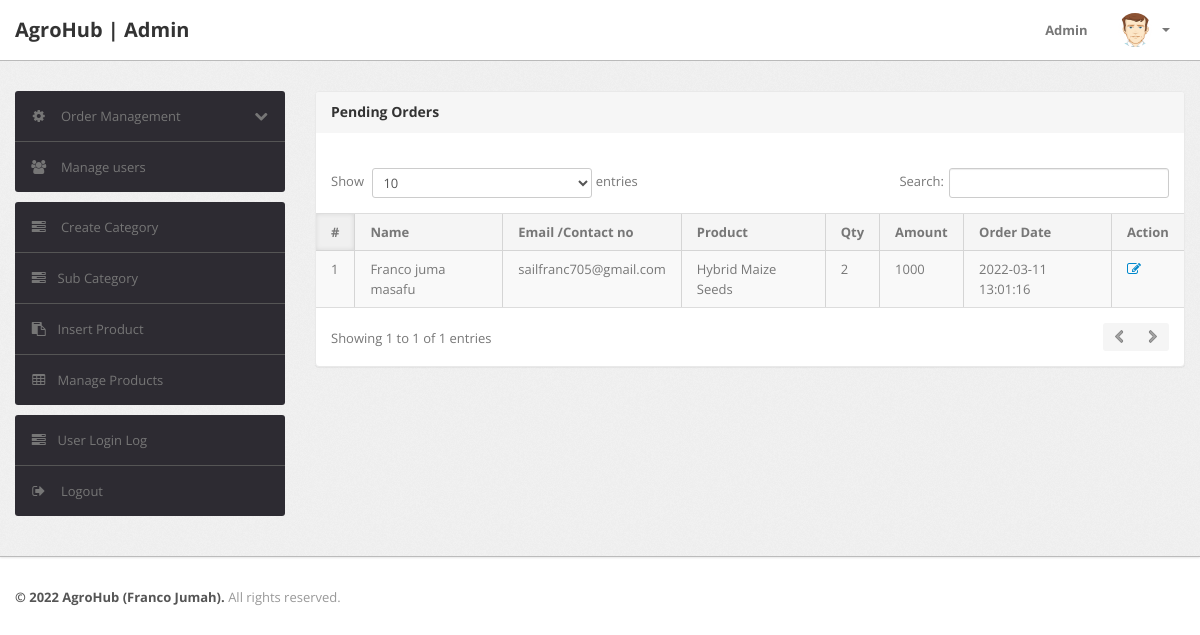
The app's page /admin/pending-orders.php (signed in), older data.
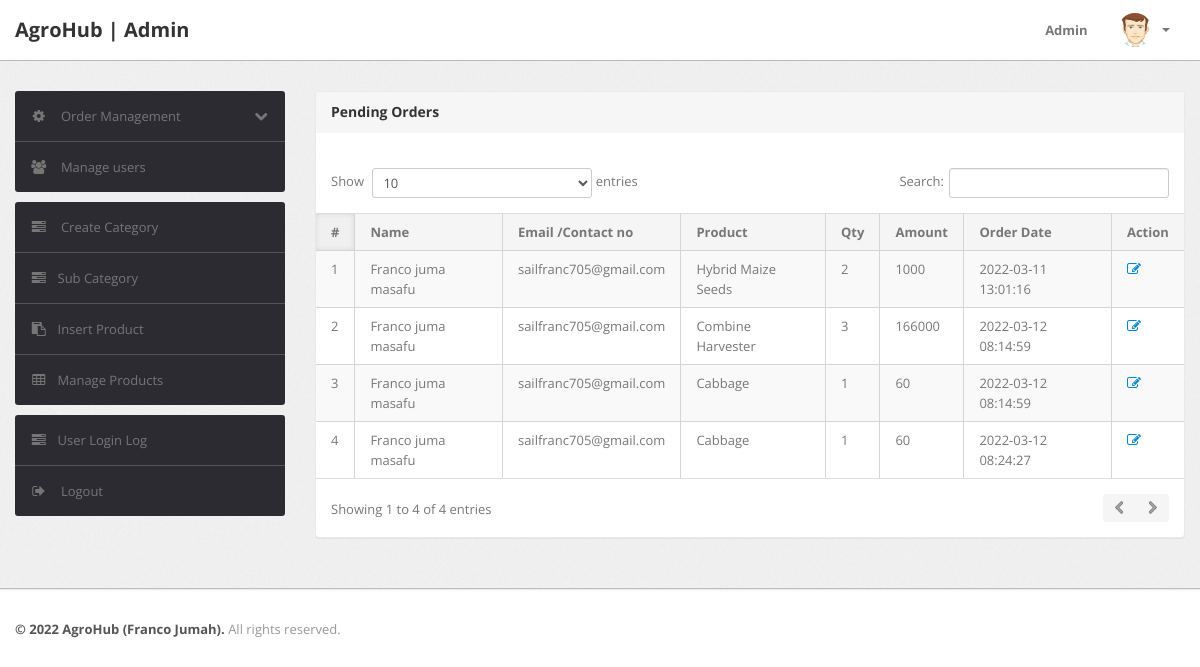
The same page, newer data.
### tables this page shows
CREATE TABLE `orders` (
  `id` int(11) NOT NULL,
  `userId` int(11) DEFAULT NULL,
  `productId` varchar(255) DEFAULT NULL,
  `quantity` int(11) DEFAULT NULL,
  `orderDate` timestamp NOT NULL DEFAULT current_timestamp(),
  `paymentMethod` varchar(50) DEFAULT NULL,
  `orderStatus` varchar(55) DEFAULT NULL
);

CREATE TABLE `users` (
  `id` int(11) NOT NULL,
  `name` varchar(255) DEFAULT NULL,
  `email` varchar(255) DEFAULT NULL,
  `contactno` bigint(11) DEFAULT NULL,
  `password` varchar(255) DEFAULT NULL,
  `shippingAddress` longtext DEFAULT NULL,
  `shippingState` varchar(255) DEFAULT NULL,
  `shippingCity` varchar(255) DEFAULT NULL,
  `shippingPincode` int(11) DEFAULT NULL,
  `billingAddress` longtext DEFAULT NULL,
  `billingState` varchar(255) DEFAULT NULL,
  `billingCity` varchar(255) DEFAULT NULL,
  `billingPincode` int(11) DEFAULT NULL,
  `regDate` timestamp NOT NULL DEFAULT current_timestamp(),
  `updationDate` varchar(255) DEFAULT NULL
);

CREATE TABLE `products` (
  `id` int(11) NOT NULL,
  `category` int(11) NOT NULL,
  `subCategory` int(11) DEFAULT NULL,
  `productName` varchar(255) DEFAULT NULL,
  `productCompany` varchar(255) DEFAULT NULL,
  `productPrice` int(11) DEFAULT NULL,
  `productPriceBeforeDiscount` int(11) DEFAULT NULL,
  `productDescription` longtext DEFAULT NULL,
  `productImage1` varchar(255) DEFAULT NULL,
  `productImage2` varchar(255) DEFAULT NULL,
  `productImage3` varchar(255) DEFAULT NULL,
  `shippingCharge` int(11) DEFAULT NULL,
  `productAvailability` varchar(255) DEFAULT NULL,
  `postingDate` timestamp NULL DEFAULT current_timestamp(),
  `updationDate` varchar(255) DEFAULT NULL
);

### admin/pending-orders.php (the view, shortened to what this page needs)
<?php
include('include/config.php');
if(strlen($_SESSION['alogin'])==0)
	{
header('location:index.php');
}
else{
?>
<!DOCTYPE html>
<html lang="en">
<head>
	<link type="text/css" href="bootstrap/css/bootstrap.min.css" rel="stylesheet">
	<link type="text/css" href="bootstrap/css/bootstrap-responsive.min.css" rel="stylesheet">
	<link type="text/css" href="css/theme.css" rel="stylesheet">
	<link type="text/css" href="images/icons/css/font-awesome.css" rel="stylesheet">
</head>
<body>
<?php include('include/header.php');?>
	<div class="wrapper">
		<div class="container">
			<div class="row">
<?php include('include/sidebar.php');?>
			<div class="span9">
					<div class="content">
	<div class="module">
							<div class="module-head">
								<h3>Pending Orders</h3>
							</div>
							<div class="module-body table">
									<br />
								<table cellpadding="0" cellspacing="0" border="0" class="datatable-1 table table-bordered table-striped	 display" >
									<thead>
										<tr>
											<th>#</th>
											<th> Name</th>
											<th width="50">Email /Contact no</th>
											<th>Product </th>
											<th>Qty </th>
											<th>Amount </th>
											<th>Order Date</th>
											<th>Action</th>
										</tr>
									</thead>
<tbody>
<?php
$status='Delivered';
$query=mysqli_query($con,"select users.name as username,users.email as useremail,users.contactno as usercontact,users.shippingAddress as shippingaddress,users.shippingCity as shippingcity,users.shippingState as shippingstate,users.shippingPincode as shippingpincode,products.productName as productname,products.shippingCharge as shippingcharge,orders.quantity as quantity,orders.orderDate as orderdate,products.productPrice as productprice,orders.id as id  from orders join users on  orders.userId=users.id join products on products.id=orders.productId where orders.	orderStatus!='$status' or orders.orderStatus is null");
$cnt=1;
while($row=mysqli_fetch_array($query))
{
?>
										<tr>
											<td><?php echo htmlentities($cnt);?></td>
											<td><?php echo htmlentities($row['username']);?></td>
<td><?php echo htmlentities($row['useremail']);?></td>
											<td><?php echo htmlentities($row['productname']);?></td>
											<td><?php echo htmlentities($row['quantity']);?></td>
											<td><?php echo htmlentities($row['quantity']*$row['productprice']+$row['shippingcharge']);?></td>
											<td><?php echo htmlentities($row['orderdate']);?></td>
											<td>   <a href="updateorder.php?oid=<?php echo htmlentities($row['id']);?>" title="Update order" target="_blank"><i class="icon-edit"></i></a>
											</td>
											</tr>
										<?php $cnt=$cnt+1; } ?>
										</tbody>
								</table>
							</div>
						</div>
					</div>
				</div>
			</div>
		</div>
	</div>
<?php include('include/footer.php');?>
</body>
<?php } ?>

Row changes from the older to the newer data that the page shows:
added orders: userId.name "Franco juma masafu", userId.email "sailfranc705@gmail.com", productId.productName "Combine Harvester", quantity "3", $row['quantity']*$row['productprice']+$row['shippingcharge'] "166000", orderDate "2022-03-12 08:14:59"
added orders: userId.name "Franco juma masafu", userId.email "sailfranc705@gmail.com", productId.productName "Cabbage", quantity "1", $row['quantity']*$row['productprice']+$row['shippingcharge'] "60", orderDate "2022-03-12 08:14:59"
added orders: userId.name "Franco juma masafu", userId.email "sailfranc705@gmail.com", productId.productName "Cabbage", quantity "1", $row['quantity']*$row['productprice']+$row['shippingcharge'] "60", orderDate "2022-03-12 08:24:27"
Text that changed along with them:
text written by a page script: "Show entries Search: Showing 1 to 1 of 1 entries" → "Show entries Search: Showing 1 to 4 of 4 entries"
